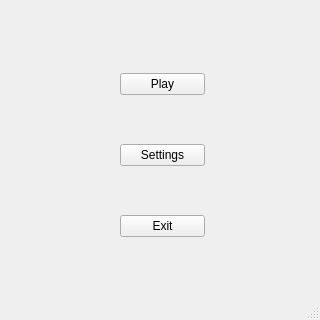
<?xml version="1.0" encoding="UTF-8"?>
<ui version="4.0">
 <class>MainMenu</class>
 <widget class="QMainWindow" name="MainMenu">
  <property name="enabled">
   <bool>true</bool>
  </property>
  <property name="geometry">
   <rect>
    <x>0</x>
    <y>0</y>
    <width>320</width>
    <height>320</height>
   </rect>
  </property>
  <property name="sizePolicy">
   <sizepolicy hsizetype="Preferred" vsizetype="Preferred">
    <horstretch>0</horstretch>
    <verstretch>0</verstretch>
   </sizepolicy>
  </property>
  <property name="minimumSize">
   <size>
    <width>320</width>
    <height>320</height>
   </size>
  </property>
  <property name="maximumSize">
   <size>
    <width>320</width>
    <height>320</height>
   </size>
  </property>
  <property name="cursor">
   <cursorShape>ArrowCursor</cursorShape>
  </property>
  <property name="windowTitle">
   <string>Match Match Game</string>
  </property>
  <widget class="QWidget" name="centralwidget">
   <widget class="QWidget" name="">
    <property name="geometry">
     <rect>
      <x>120</x>
      <y>30</y>
      <width>85</width>
      <height>251</height>
     </rect>
    </property>
    <layout class="QVBoxLayout" name="verticalLayout">
     <item>
      <widget class="QPushButton" name="play_button">
       <property name="text">
        <string>Play</string>
       </property>
      </widget>
     </item>
     <item>
      <widget class="QPushButton" name="settings_button">
       <property name="text">
        <string>Settings</string>
       </property>
      </widget>
     </item>
     <item>
      <widget class="QPushButton" name="exit_button">
       <property name="text">
        <string>Exit</string>
       </property>
      </widget>
     </item>
    </layout>
   </widget>
  </widget>
  <widget class="QStatusBar" name="statusbar"/>
 </widget>
 <resources/>
 <connections/>
</ui>
